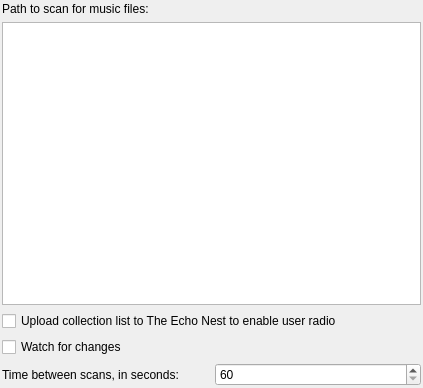
<?xml version="1.0" encoding="UTF-8"?>
<ui version="4.0">
 <class>Settings_Collection</class>
 <widget class="QWidget" name="Settings_Collection">
  <property name="geometry">
   <rect>
    <x>0</x>
    <y>0</y>
    <width>423</width>
    <height>388</height>
   </rect>
  </property>
  <property name="sizePolicy">
   <sizepolicy hsizetype="Preferred" vsizetype="Preferred">
    <horstretch>0</horstretch>
    <verstretch>0</verstretch>
   </sizepolicy>
  </property>
  <property name="windowTitle">
   <string>Form</string>
  </property>
  <layout class="QVBoxLayout" name="verticalLayout">
   <property name="margin">
    <number>2</number>
   </property>
   <item>
    <layout class="QVBoxLayout" name="verticalLayout_2">
     <item>
      <widget class="QLabel" name="label_6">
       <property name="text">
        <string>Path to scan for music files:</string>
       </property>
      </widget>
     </item>
     <item>
      <widget class="CheckDirTree" name="dirTree"/>
     </item>
    </layout>
   </item>
   <item>
    <layout class="QVBoxLayout" name="verticalLayout_17">
     <item>
      <widget class="QCheckBox" name="enableEchonestCatalog">
       <property name="toolTip">
        <string>The Echo Nest supports keeping track of your catalog metadata
 and using it to craft personalized radios. Enabling this option
 will allow you (and all your friends) to create automatic playlists
 and stations based on your personal taste profile.</string>
       </property>
       <property name="text">
        <string>Upload collection list to The Echo Nest to enable user radio</string>
       </property>
      </widget>
     </item>
     <item>
      <widget class="QCheckBox" name="checkBoxWatchForChanges">
       <property name="sizePolicy">
        <sizepolicy hsizetype="Fixed" vsizetype="Fixed">
         <horstretch>0</horstretch>
         <verstretch>0</verstretch>
        </sizepolicy>
       </property>
       <property name="text">
        <string>Watch for changes</string>
       </property>
      </widget>
     </item>
     <item>
      <layout class="QHBoxLayout" name="horizontalLayout_8">
       <item>
        <widget class="QLabel" name="scanTimeLabel">
         <property name="text">
          <string>Time between scans, in seconds:</string>
         </property>
        </widget>
       </item>
       <item>
        <widget class="QSpinBox" name="scannerTimeSpinBox">
         <property name="minimum">
          <number>60</number>
         </property>
         <property name="maximum">
          <number>999999999</number>
         </property>
        </widget>
       </item>
      </layout>
     </item>
    </layout>
   </item>
  </layout>
 </widget>
 <customwidgets>
  <customwidget>
   <class>CheckDirTree</class>
   <extends>QTreeView</extends>
   <header location="global">widgets/CheckDirTree.h</header>
  </customwidget>
 </customwidgets>
 <resources/>
 <connections/>
</ui>
